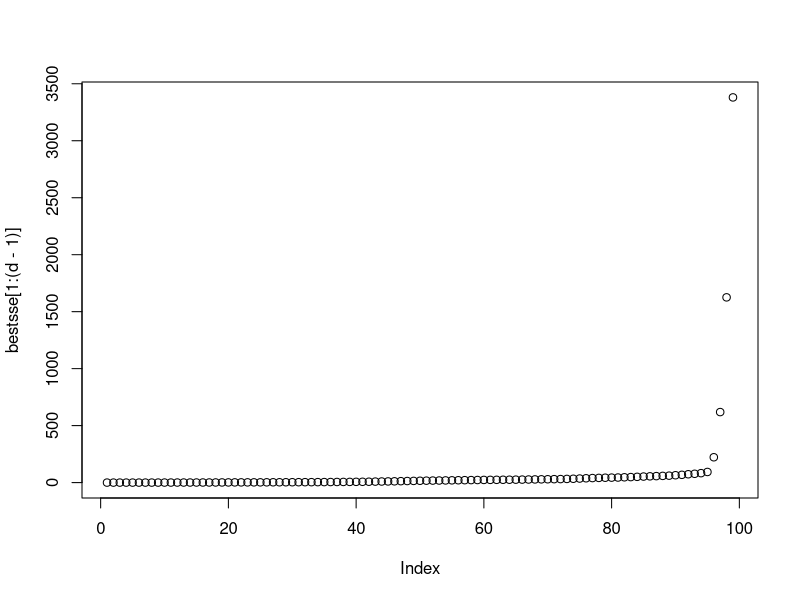

Reproduce this figure in R.
#Nicolo Frasco
#nfrasco@iu.edu

#Question 1
#This problem is essentialy the opposite of forward selection (obviously). With only a few changes and editing the variable selection to make sure the previous one isn't used, it is clear to see how backward selection works and is unique in its ways. 

#loop through all, get rid of one every time
n = 100
d = 100
X = matrix(rnorm(n*d),nrow = n, ncol=d); #100x100
truea = c(1:5,rep(0,d-5))    	
y = X %*% truea + rnorm(n);				#1x100

used = rep(TRUE,d);				# initially all varaibles available for selection
var = rep(0,d);						# var[j] will be variable chosen in jth round
bestsse = rep(10000000,d);
										#Taken from example given in class, but modified
for (j in 1:(d-1))  {						# choose 1 variable 
    for (i in which(used == TRUE)) {		
       used[i] = FALSE;
       XX = X[,used];						# take the "used" columns = used variables
       a = solve(t(XX) %*% XX , t(XX) %*% y);
       yhat = XX %*% a
       error = y-yhat
       sse = sum(error*error)
       #print(sse)						used for testing
       if (sse < bestsse[j]) {			# if we find a better sse, take it
          bestsse[j] = sse;
          var[j] = i;
       }
       used[i] = TRUE;
   }
   used[var[j]] = FALSE;	 # opposite of forward selection because we don't use variable for 									next iteration
   print(paste("REMOVED #: ", var[j], " on iteration number: ", j, ", best sse = ", bestsse[j]))
}

plot(bestsse[1:(d-1)]) 					#d-1 because get rid of one and don't start on n/a
#This takes a long time so can always reduce d value (nnumber of iterations) to speed up



#Question 2 - 
#data = {(0,1), (1,1), (0,2), (1,2), (0,3), (1,3)}
#m1 = t(0,1)
#m2 = t(0,2)

#A.
#m1 = {(0,1), (1,1)}
#m1 mean = (.5,1)
#m2 = {(0,2), (1,2), (0,3), (1,3)}
#m2 mean = (.5, 2.5)

#B.
#after calculations, 
#we know have m1 as (.5,1) and m2 as (.5,2.5)
#UPDATED
#m1 = {(0,1), (1,1)}
#m1 mean = (.5, 1)
#m2 = {(0,2), (1,2), (0,3), (1,3)}
#m2 mean = (.5, 2.5)

#C.
#Result: (final clusters)
#cluster1 = {(0,1),(1,1)}
#cluster2 = {(0,2), (1,2), (0,3), (1,3)}

#D.
#Terminates when none of points change/swap when m changes



#Question 3
#look at picture attatched labeled "Q3"



#Question 4
#A.
#If we reference problem 3, we can see that we minimized the function H(m) by setting m = (1/n)*sum[(x_i)]. We are able to minimize the inside sum. Because of this, H(m) decreases as the function iterates through.

#B.  
#The algorithm must terminate because it's impossible (or nearly impossible) for a set number of #data points on a plot to rotate between different clusters. Alos because you're using the #derivative of the sum, the algorithm will always terminate. 



#Question 5
#Taken from 2:
#	m1 = t(0,1)
#	m2 = t(0,2)
#H(m1,m2) = 4
#Same as 2 but but this version is not globally optimal

